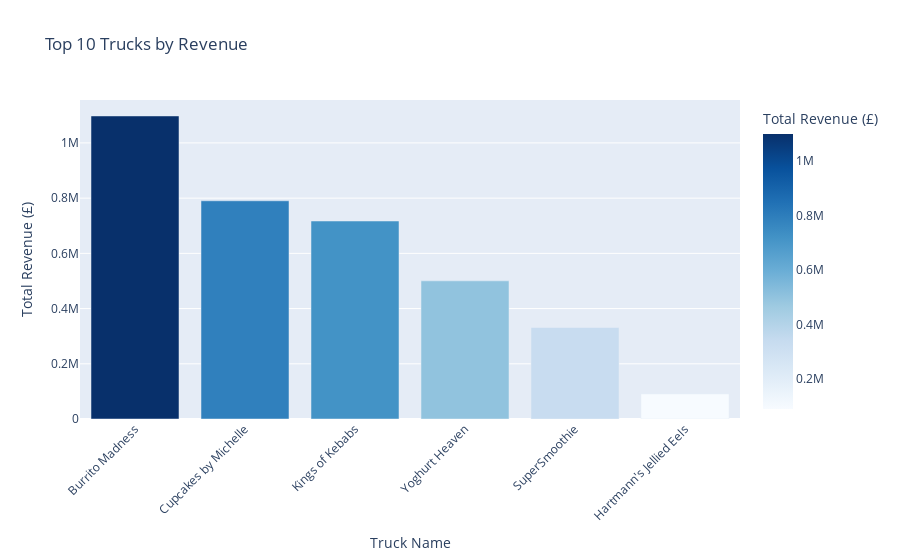

The code cell stored with this chart in its notebook:
### Code cell
fig = px.bar(truck_performance.head(10), 
             x='truck_name', y='total_revenue',
             title='Top 10 Trucks by Revenue',
             labels={'total_revenue': 'Total Revenue (£)', 'truck_name': 'Truck Name'},
             color='total_revenue',
             color_continuous_scale='Blues')
fig.update_layout(xaxis_tickangle=-45)
fig.show()

### Figure 1 — Plotly figure (JSON) as saved in the notebook; plotly's stock layout.template omitted (floating-point values rounded to 4 significant figures)
{"data": [{"hovertemplate": "Truck Name=%{x}<br>Total Revenue (£)=%{marker.color}<extra></extra>", "legendgroup": "", "marker": {"color": [1098000.0, 790400.0, 717200.0, 500400.0, 331300.0, 90770.0], "coloraxis": "coloraxis", "pattern": {"shape": ""}}, "name": "", "orientation": "v", "showlegend": false, "textposition": "auto", "type": "bar", "x": ["Burrito Madness", "Cupcakes by Michelle", "Kings of Kebabs", "Yoghurt Heaven", "SuperSmoothie", "Hartmann's Jellied Eels"], "xaxis": "x", "y": [1098000.0, 790400.0, 717200.0, 500400.0, 331300.0, 90770.0], "yaxis": "y"}], "layout": {"barmode": "relative", "coloraxis": {"colorbar": {"title": {"text": "Total Revenue (£)"}}, "colorscale": [[0, "rgb(247,251,255)"], [0.125, "rgb(222,235,247)"], [0.25, "rgb(198,219,239)"], [0.375, "rgb(158,202,225)"], [0.5, "rgb(107,174,214)"], [0.625, "rgb(66,146,198)"], [0.75, "rgb(33,113,181)"], [0.875, "rgb(8,81,156)"], [1, "rgb(8,48,107)"]]}, "legend": {"tracegroupgap": 0}, "title": {"text": "Top 10 Trucks by Revenue"}, "xaxis": {"anchor": "y", "domain": [0, 1], "tickangle": -45, "title": {"text": "Truck Name"}}, "yaxis": {"anchor": "x", "domain": [0, 1], "title": {"text": "Total Revenue (£)"}}}}
